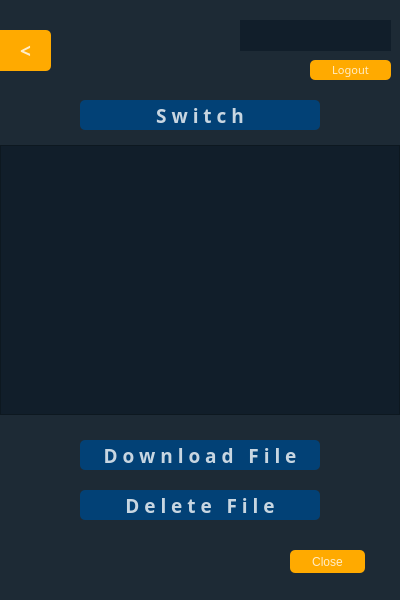
<?xml version="1.0" encoding="UTF-8"?>
<ui version="4.0">
 <class>Form</class>
 <widget class="QWidget" name="Form">
  <property name="geometry">
   <rect>
    <x>0</x>
    <y>0</y>
    <width>400</width>
    <height>600</height>
   </rect>
  </property>
  <property name="windowTitle">
   <string>Form</string>
  </property>
  <widget class="QWidget" name="widget" native="true">
   <property name="geometry">
    <rect>
     <x>0</x>
     <y>0</y>
     <width>400</width>
     <height>600</height>
    </rect>
   </property>
   <property name="styleSheet">
    <string notr="true">background-color:rgba(16,30,41,240);
</string>
   </property>
   <widget class="QPushButton" name="pushButton">
    <property name="geometry">
     <rect>
      <x>80</x>
      <y>440</y>
      <width>240</width>
      <height>30</height>
     </rect>
    </property>
    <property name="font">
     <font>
      <family>Agency FB</family>
      <pointsize>14</pointsize>
      <weight>75</weight>
      <bold>true</bold>
     </font>
    </property>
    <property name="styleSheet">
     <string notr="true">QPushButton#pushButton{
background-color:rgba(2,65,118,255);
color:rgba(255, 255, 255, 200);
border-radius:5px;
}
QPushButton#pushButton:pressed{
padding-left:5px;
padding-top:5px;
background-color:rgba(2,65,118,100);
background-position:calc(100%-10px)center;
}
QPushButton#pushButton:hover{
background-color:rgba(2,65,118, 255);
}
</string>
    </property>
    <property name="text">
     <string>D o w n l o a d   F i l e</string>
    </property>
   </widget>
   <widget class="QPushButton" name="pushButton_2">
    <property name="geometry">
     <rect>
      <x>310</x>
      <y>60</y>
      <width>81</width>
      <height>20</height>
     </rect>
    </property>
    <property name="font">
     <font>
      <family>Arial Rounded MT Bold</family>
      <pointsize>8</pointsize>
      <weight>50</weight>
      <bold>false</bold>
     </font>
    </property>
    <property name="styleSheet">
     <string notr="true">QPushButton#pushButton_2{
background-color:rgb(255, 170, 0);
color:rgba(255, 255, 255, 200);
border-radius:5px;
}
QPushButton#pushButton_2:pressed{
padding-left:5px;
padding-top:5px;
background-color:rgb(255, 170, 0);
background-position:calc(100%-10px)center;
}
QPushButton#pushButton_2:hover{
background-color:rgb(255, 170, 0);
}</string>
    </property>
    <property name="text">
     <string>Logout</string>
    </property>
   </widget>
   <widget class="QPushButton" name="pushButton_3">
    <property name="geometry">
     <rect>
      <x>290</x>
      <y>550</y>
      <width>75</width>
      <height>23</height>
     </rect>
    </property>
    <property name="styleSheet">
     <string notr="true">QPushButton#pushButton_3{
background-color:rgb(255, 170, 0);
color:rgba(255, 255, 255, 200);
border-radius:5px;
}
QPushButton#pushButton_3:pressed{
padding-left:5px;
padding-top:5px;
background-color:rgb(255, 170, 0);
background-position:calc(100%-10px)center;
}
QPushButton#pushButton_3:hover{
background-color:rgb(255, 170, 0);
}</string>
    </property>
    <property name="text">
     <string>Close</string>
    </property>
   </widget>
   <widget class="QLabel" name="label">
    <property name="geometry">
     <rect>
      <x>240</x>
      <y>20</y>
      <width>151</width>
      <height>31</height>
     </rect>
    </property>
    <property name="sizePolicy">
     <sizepolicy hsizetype="Minimum" vsizetype="Fixed">
      <horstretch>0</horstretch>
      <verstretch>0</verstretch>
     </sizepolicy>
    </property>
    <property name="font">
     <font>
      <family>Agency FB</family>
      <pointsize>12</pointsize>
      <weight>75</weight>
      <bold>true</bold>
     </font>
    </property>
    <property name="styleSheet">
     <string notr="true">color: rgb(255, 255, 255);</string>
    </property>
    <property name="text">
     <string/>
    </property>
   </widget>
   <widget class="QPushButton" name="pushButton_4">
    <property name="geometry">
     <rect>
      <x>80</x>
      <y>490</y>
      <width>240</width>
      <height>30</height>
     </rect>
    </property>
    <property name="font">
     <font>
      <family>Agency FB</family>
      <pointsize>14</pointsize>
      <weight>75</weight>
      <bold>true</bold>
     </font>
    </property>
    <property name="styleSheet">
     <string notr="true">QPushButton#pushButton_4{
background-color:rgba(2,65,118,255);
color:rgba(255, 255, 255, 200);
border-radius:5px;
}
QPushButton#pushButton_4:pressed{
padding-left:5px;
padding-top:5px;
background-color:rgba(2,65,118,100);
background-position:calc(100%-10px)center;
}
QPushButton#pushButton_4:hover{
background-color:rgba(2,65,118, 255);
}
</string>
    </property>
    <property name="text">
     <string>D e l e t e   F i l e</string>
    </property>
   </widget>
   <widget class="QPushButton" name="pushButton_5">
    <property name="geometry">
     <rect>
      <x>80</x>
      <y>100</y>
      <width>240</width>
      <height>30</height>
     </rect>
    </property>
    <property name="font">
     <font>
      <family>Agency FB</family>
      <pointsize>14</pointsize>
      <weight>75</weight>
      <bold>true</bold>
     </font>
    </property>
    <property name="styleSheet">
     <string notr="true">QPushButton#pushButton_5{
background-color:rgba(2,65,118,255);
color:rgba(255, 255, 255, 200);
border-radius:5px;
}
QPushButton#pushButton_5:pressed{
padding-left:5px;
padding-top:5px;
background-color:rgba(2,65,118,100);
background-position:calc(100%-10px)center;
}
QPushButton#pushButton_5:hover{
background-color:rgba(2,65,118, 255);
}
</string>
    </property>
    <property name="text">
     <string>S w i t c h</string>
    </property>
   </widget>
   <widget class="QListWidget" name="listWidget">
    <property name="geometry">
     <rect>
      <x>0</x>
      <y>145</y>
      <width>400</width>
      <height>270</height>
     </rect>
    </property>
    <property name="font">
     <font>
      <family>Arial Black</family>
      <pointsize>11</pointsize>
      <weight>75</weight>
      <bold>true</bold>
     </font>
    </property>
    <property name="styleSheet">
     <string notr="true">color:rgb(255, 255, 255);</string>
    </property>
   </widget>
   <widget class="QPushButton" name="backButton">
    <property name="geometry">
     <rect>
      <x>0</x>
      <y>30</y>
      <width>51</width>
      <height>41</height>
     </rect>
    </property>
    <property name="font">
     <font>
      <family>Arial Black</family>
      <pointsize>14</pointsize>
      <weight>75</weight>
      <bold>true</bold>
     </font>
    </property>
    <property name="styleSheet">
     <string notr="true">QPushButton#backButton{
background-color:rgb(255, 170, 0);
color:rgba(255, 255, 255, 200);
border-top-right-radius:5px;
border-bottom-right-radius:5px;
}
QPushButton#backButton:pressed{
padding-left:5px;
padding-top:5px;
background-color:rgb(255, 170, 0);
background-position:calc(100%-10px)center;
}
QPushButton#backButton:hover{
background-color:rgb(255, 170, 0);
}</string>
    </property>
    <property name="text">
     <string>&lt;</string>
    </property>
   </widget>
  </widget>
 </widget>
 <resources/>
 <connections/>
</ui>
